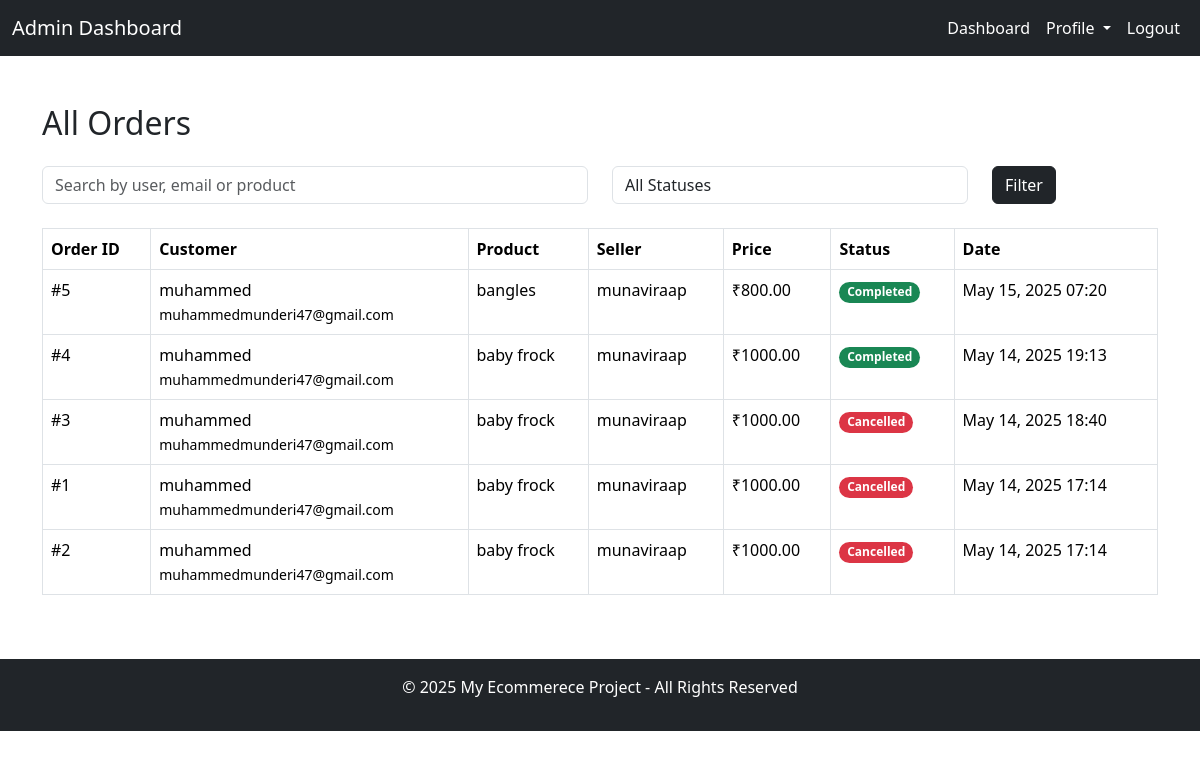
/admin-orders/ (signed in), run on an earlier commit of the app's database.
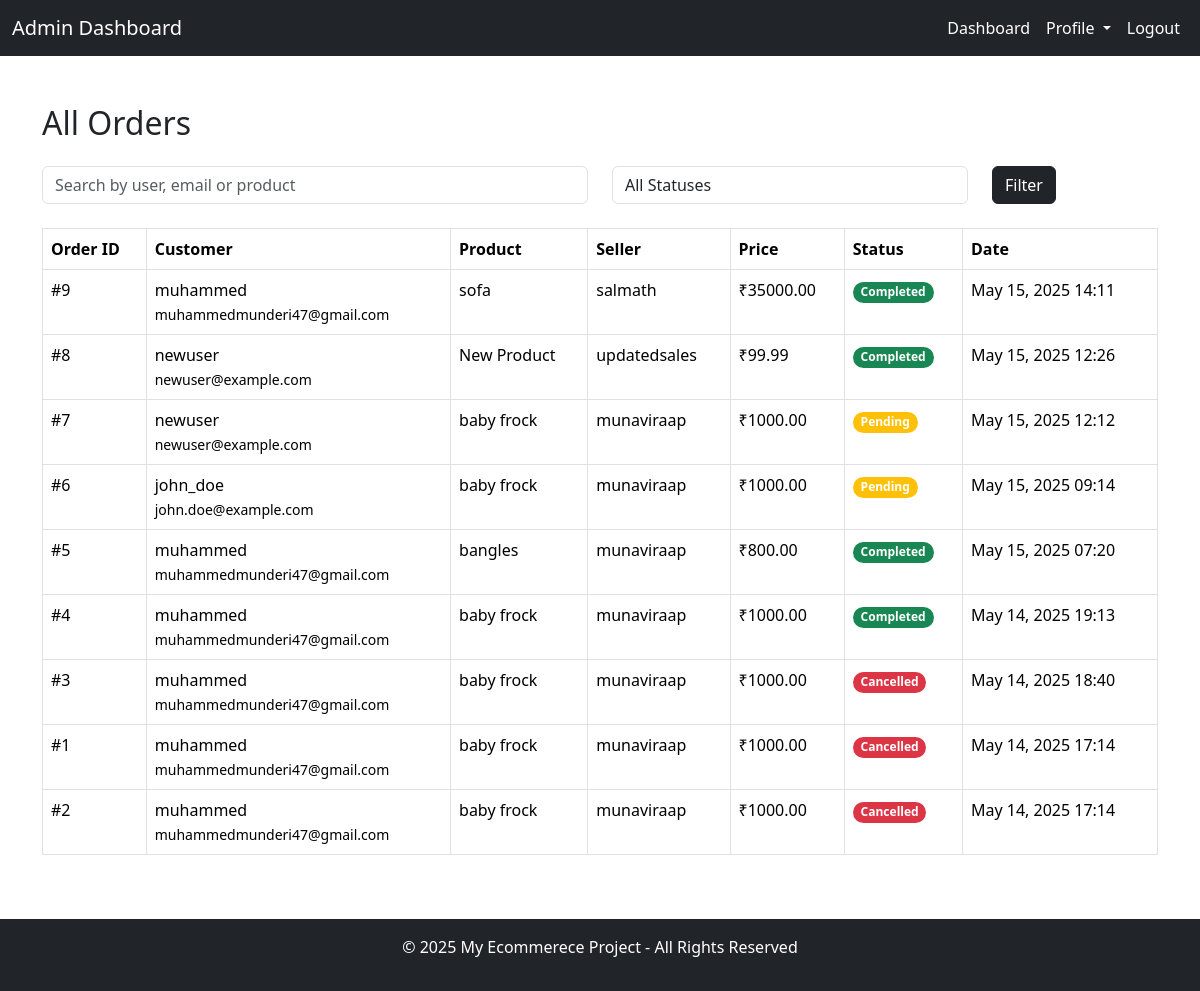
And on a later commit of the database.
### accounts/models.py (models this page shows, shortened)
class Order(models.Model):
    STATUS_CHOICES = [
        ('pending', 'Pending'),
        ('shipped', 'Shipped'),
        ('completed', 'Completed'),
        ('cancelled', 'Cancelled'),
    ]
    user = models.ForeignKey(settings.AUTH_USER_MODEL, on_delete=models.CASCADE,related_name='user')
    product = models.ForeignKey(Product, on_delete=models.CASCADE,null=True,blank=True)
    seller = models.ForeignKey(settings.AUTH_USER_MODEL, on_delete=models.CASCADE, related_name='sales',null=True,blank=True)
    status = models.CharField(max_length=20, choices=STATUS_CHOICES, default='pending')
    created_at = models.DateTimeField(auto_now_add=True,null=True,blank=True)
    cancelled_at = models.DateTimeField(null=True, blank=True)

class CustomUser(AbstractUser):
    ROLE_CHOICES = (
        ('admin', 'Admin'),
        ('user', 'User'),
        ('sales', 'Sales'),
    )
    email = models.EmailField(('email address'), unique=True)  # ✅ Make email unique
    phone_number = models.CharField(max_length=15, blank=True, null=True)
    role = models.CharField(max_length=10, choices=ROLE_CHOICES, default='user')
    is_verified = models.BooleanField(default=False)  # Used to verify sales accounts
    USERNAME_FIELD = 'email'
    REQUIRED_FIELDS = ['username', 'role']

class Product(models.Model):
    name = models.CharField(max_length=255)
    description = models.TextField()
    price = models.DecimalField(max_digits=10, decimal_places=2)
    image = models.ImageField(upload_to='product_images/', null=True, blank=True)
    created_by = models.ForeignKey(settings.AUTH_USER_MODEL, on_delete=models.CASCADE, related_name='products')
    is_active = models.BooleanField(default=True)
    created_at = models.DateTimeField(auto_now_add=True)

### accounts/views.py (the view)
# urls.py: path('admin-orders/', views.admin_order_list, name='admin_order_list'),
@login_required
@user_passes_test(is_admin)
def admin_order_list(request):
    search_query = request.GET.get('search', '')
    status_filter = request.GET.get('status', '')
    orders = Order.objects.all().select_related(
        'user', 'product', 'product__created_by'
    ).order_by('-created_at')
    if search_query:
        orders = orders.filter(
            Q(user__username__icontains=search_query) |
            Q(user__email__icontains=search_query) |
            Q(product__name__icontains=search_query)
        )
    if status_filter:
        orders = orders.filter(status=status_filter)
    context = {
        'orders': orders,
        'search_query': search_query,
        'status_filter': status_filter,
        'status_choices': Order.STATUS_CHOICES,
    }
    return render(request, 'accounts/admin_dashboard/order_list.html', context)

### accounts/views.py (called while the page is built)
def is_admin(user):
    return user.is_authenticated and user.role == 'admin' or user.is_superuser

### accounts/templates/accounts/admin_dashboard/order_list.html (shortened to what this page needs)
{% extends 'accounts/admin_base.html' %}
{% load static %}
{% block content %}
<div class="container mt-5">
    <h2 class="mb-4">All Orders</h2>
    <form method="get" class="mb-4">
        <div class="row">
            <div class="col-md-6">
                <input type="text" name="search" class="form-control"
                       placeholder="Search by user, email or product"
                       value="{{ search_query }}">
            </div>
            <div class="col-md-4">
                <select name="status" class="form-control">
                    <option value="">All Statuses</option>
                </select>
            </div>
            <div class="col-md-2">
                <button type="submit" class="btn btn-dark btn-block">Filter</button>
            </div>
        </div>
    </form>
    <div class="table-responsive">
        <table class="table table-bordered table-hover">
            <thead class="thead-dark">
                <tr>
                    <th>Order ID</th>
                    <th>Customer</th>
                    <th>Product</th>
                    <th>Seller</th>
                    <th>Price</th>
                    <th>Status</th>
                    <th>Date</th>
                </tr>
            </thead>
            <tbody>
                {% for order in orders %}
                <tr>
                    <td>#{{ order.id }}</td>
                    <td>
                        {{ order.user.username }}<br>
                        <small>{{ order.user.email }}</small>
                    </td>
                    <td>{{ order.product.name }}</td>
                    <td>{{ order.product.created_by.username }}</td>
                    <td>₹{{ order.product.price }}</td>
                    <td>
                        <span class="badge rounded-pill
                            {% if order.status == 'completed' %}bg-success
                            {% elif order.status == 'cancelled' %}bg-danger
                            {% elif order.status == 'shipped' %}bg-info
                            {% else %}bg-warning{% endif %} text-white">
                            {{ order.get_status_display }}
                    </span>
                    </td>
                    <td>{{ order.created_at|date:"M d, Y H:i" }}</td>
                </tr>
                {% empty %}
                <tr>
                    <td colspan="8" class="text-center">No orders found.</td>
                </tr>
                {% endfor %}
            </tbody>
        </table>
    </div>
</div>
{% endblock %}

What changed in the data, as far as the page shows it:
added Order: id "9", user.username "muhammed", user.email "muhammedmunderi47@gmail.com", product.name "sofa", product.created_by.username "salmath", product.price "35000.00", status "Completed", created_at "May 15, 2025 14:11"
added Order: id "8", user.username "newuser", user.email "newuser@example.com", product.name "New Product", product.created_by.username "updatedsales", product.price "99.99", status "Completed", created_at "May 15, 2025 12:26"
added Order: id "7", user.username "newuser", user.email "newuser@example.com", product.name "baby frock", product.created_by.username "munaviraap", product.price "1000.00", status "Pending", created_at "May 15, 2025 12:12"
added Order: id "6", user.username "john_doe", user.email "john.doe@example.com", product.name "baby frock", product.created_by.username "munaviraap", product.price "1000.00", status "Pending", created_at "May 15, 2025 09:14"
